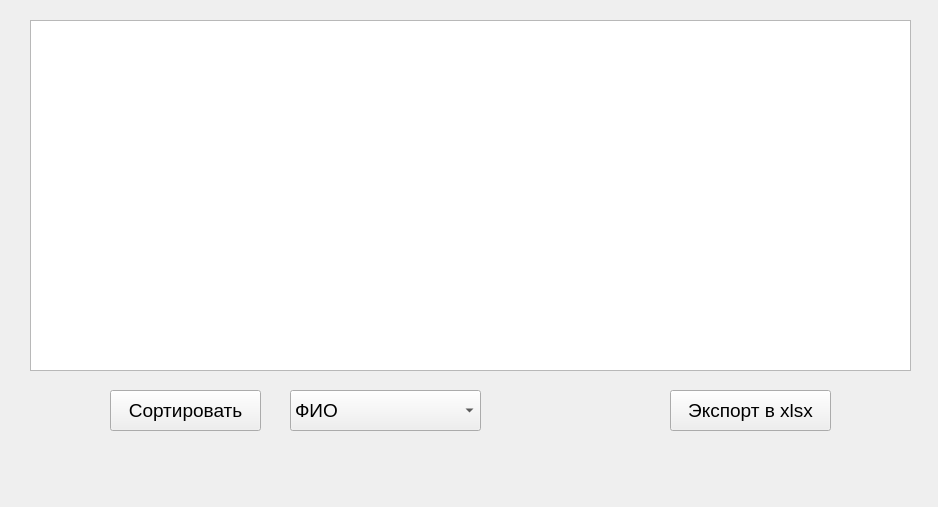
<?xml version="1.0" encoding="UTF-8"?>
<ui version="4.0">
 <class>ShowResultWidget</class>
 <widget class="QWidget" name="ShowResultWidget">
  <property name="geometry">
   <rect>
    <x>0</x>
    <y>0</y>
    <width>938</width>
    <height>507</height>
   </rect>
  </property>
  <property name="windowTitle">
   <string>ShowResultWidget</string>
  </property>
  <widget class="QTableWidget" name="tableWidget">
   <property name="geometry">
    <rect>
     <x>30</x>
     <y>20</y>
     <width>881</width>
     <height>351</height>
    </rect>
   </property>
   <property name="font">
    <font>
     <family>Arial</family>
     <pointsize>14</pointsize>
    </font>
   </property>
  </widget>
  <widget class="QPushButton" name="sortButton">
   <property name="geometry">
    <rect>
     <x>110</x>
     <y>390</y>
     <width>151</width>
     <height>41</height>
    </rect>
   </property>
   <property name="font">
    <font>
     <family>Arial</family>
     <pointsize>14</pointsize>
    </font>
   </property>
   <property name="text">
    <string>Сортировать</string>
   </property>
  </widget>
  <widget class="QComboBox" name="sortBox">
   <property name="geometry">
    <rect>
     <x>290</x>
     <y>390</y>
     <width>191</width>
     <height>41</height>
    </rect>
   </property>
   <property name="font">
    <font>
     <family>Arial</family>
     <pointsize>14</pointsize>
    </font>
   </property>
   <item>
    <property name="text">
     <string>ФИО</string>
    </property>
   </item>
   <item>
    <property name="text">
     <string>Оценки</string>
    </property>
   </item>
   <item>
    <property name="text">
     <string>Дисциплины</string>
    </property>
   </item>
  </widget>
  <widget class="QPushButton" name="exportButton">
   <property name="geometry">
    <rect>
     <x>670</x>
     <y>390</y>
     <width>161</width>
     <height>41</height>
    </rect>
   </property>
   <property name="font">
    <font>
     <family>Arial</family>
     <pointsize>14</pointsize>
    </font>
   </property>
   <property name="text">
    <string>Экспорт в xlsx</string>
   </property>
  </widget>
 </widget>
 <resources/>
 <connections/>
</ui>
